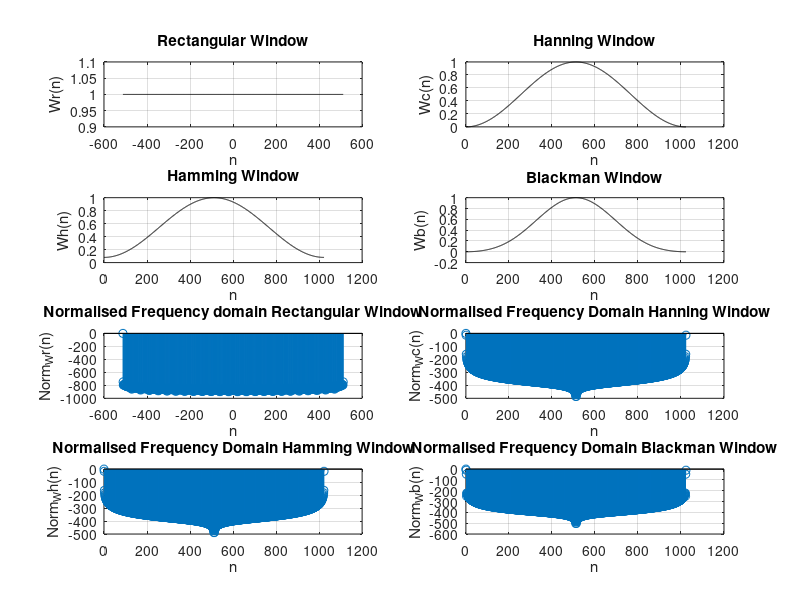

MATLAB code for this plot:
clc 
clear all
close all
N1=1024;
n1=-N1/2:1:N1/2;
c=1
for i=n1
    Wr(c)=1;
    c=c+1;
end
Wr

n=0:1:N1-1
c=1;
for i=n
    Wc(c)=0.5-0.5*(cos(2*pi*i/(N1-1)));
    Wh(c)=0.54-0.46*(cos(2*pi*i/(N1-1)));
    Wb(c)=0.42-0.5*(cos(2*pi*i/(N1-1)))+0.08*cos(4*pi*i/(N1-1));
    c=c+1;
end
Wc
Wh
Wb

subplot(4,2,1)
plot(n1,Wr,'k')
title('Rectangular Window')
xlabel('n')
ylabel('Wr(n)')
grid on


subplot(4,2,2)
plot(n,Wc,'k')
title('Hanning Window')
xlabel('n')
ylabel('Wc(n)')
grid on


subplot(4,2,3)
plot(n,Wh,'k')
title('Hamming Window')
xlabel('n')
ylabel('Wh(n)')
grid on


subplot(4,2,4)
plot(n,Wb,'k')
title('Blackman Window')
xlabel('n')
ylabel('Wb(n)')
grid on

%Plotting the normalised frequency
%first find fft of eack Wx

Wrr=fft(Wr)
Wcc=fft(Wc)
Whh=fft(Wh)
Wbb=fft(Wb)
%Find the max(Wx)



 Norm_Wr=20*log(abs((Wrr)/max(Wrr)))
 Norm_Wc=20*log(abs((Wcc)/max(Wcc)))  
 Norm_Wh=20*log(abs((Whh)/max(Whh)))
 Norm_Wb=20*log(abs((Wbb)/max(Wbb)))
 
 subplot(4,2,5)
 stem(n1,Norm_Wr)
 title('Normalised Frequency domain Rectangular Window')
xlabel('n')
ylabel('Norm_Wr(n)')
grid on
 
 subplot(4,2,6)
 stem(n,Norm_Wc)
 title('Normalised Frequency Domain Hanning Window')
xlabel('n')
ylabel('Norm_Wc(n)')
grid on

 
 subplot(4,2,7)
 stem(n,Norm_Wh)
 title('Normalised Frequency Domain Hamming Window')
xlabel('n')
ylabel('Norm_Wh(n)')
grid on
 
 subplot(4,2,8)
 stem(n,Norm_Wb)
 title('Normalised Frequency Domain Blackman Window')
xlabel('n')
ylabel('Norm_Wb(n)')
grid on
 